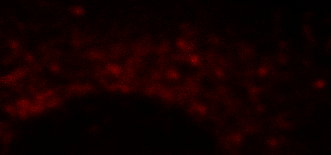
%> input picture im/im_r.tif, 331 x 155 px
$ octave blob_colocalisation2d_test.m   (GNU Octave 9; MATLAB toolbox functions it lacks are replaced by stand-ins)
%> lines starting %> are read from the running program, lines starting %| are printed output that depends on the picture
### lib/blob_colocalisation2d.m
function [b1,b2,b1c,b2c,d12] = blob_colocalisation2d(im1,im2,rx,ry,s,t1,t2,dt)
%%  blob_colocalisation2d - 2d blob colocalisation
%
%   REFERENCE:
%       C. J. Nelson, P. Duckney, T. J. Hawkins, M. J. Deeks, P. Laissue,
%       P. J. Hussey, B. Obara, Bioimage informatics for plant sciences.
%       Blobs and curves: object-based colocalisation for plant cells,
%       Functional Plant Biology, 42, 5, 471-485, 2015
%
%   INPUT:
%       im1     - first image
%       im2     - second image
%       rx      - image resolution in x [micron/pixel]
%       ry      - image resolution in y [micron/pixel]
%       s       - blob size [microns]
%       t1      - threshold value in [0-1] range
%       t2      - threshold value in [0-1] range
%       dt      - distance threshold value [microns]
%
%   OUTPUT:
%       b1      - detected blob positions in first image
%       b1      - detected blob positions in second image
%       b1c     - collocalised blob positions in first image
%       b2c     - collocalised blob positions in second image
%       d12     - distance between collocalised blob positions
%                   in first and second image
%
%   AUTHOR:
%       Boguslaw Obara

%% 2D blob detector
s = [s/rx s/ry];
b1 = blob_detector2d(im1,s,t1);
b2 = blob_detector2d(im2,s,t2);

%% 2d weighted centroids
b1 = intensity_weighted_centroid2d(im1,b1,s);
b2 = intensity_weighted_centroid2d(im2,b2,s);

%% [pixel] -> [micron]
b1(:,1) = rx*b1(:,1); b1(:,2) = ry*b1(:,2);
b2(:,1) = rx*b2(:,1); b2(:,2) = ry*b2(:,2);

%% 2d matching
d = pdist2(b1(:,1:2),b2(:,1:2),'minkowski',2);
d(d>=dt) = Inf;
[m,~] = Hungarian(d);
[m1,m2] = find(m==1);
idx = sub2ind(size(d),m1,m2);
d12 = d(idx);

%% outputs
[d12,idx] = sort(d12);
m1 = m1(idx);
m2 = m2(idx);
b1c = b1(m1,:);
b2c = b2(m2,:);

end

### blob_colocalisation2d_test.m
%% clear
clc; clear all; close all;

%% path
addpath('./lib');
addpath('../blob2d/lib');

%% load images
im1 = imread('./im/im_r.tif');
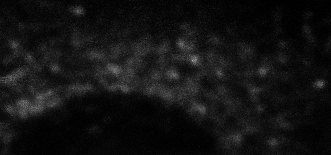
%> im1: size 155x331 uint8; min 0, max 177, mean 18.4
im2 = imread('./im/im_g.tif');
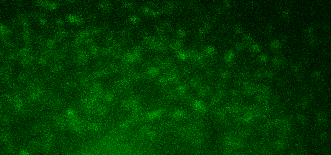
%> input picture im/im_g.tif, 331 x 155 px
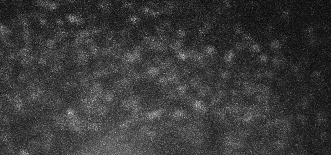
%> im2: size 155x331 uint8; min 6, max 211, mean 57.5

%% normalise images
im1 = double(im1); im1 = (im1 - min(im1(:))) / (max(im1(:)) - min(im1(:)));
%> after `im1 = (im1 - min(im1(:))) / (max(im1(:)) - min(im1(:)))`:
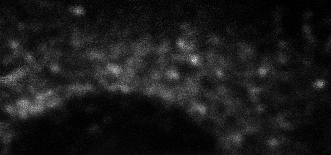
%> im1: size 155x331 double; min 0, max 1, mean 0.104
im2 = double(im2); im2 = (im2 - min(im2(:))) / (max(im2(:)) - min(im2(:)));

%% 3d blob colocalisation
rx = 35.65; ry = 35.65; % resolution in nm/pixels
s = 140;  % s - blob size [microns];
t1 = 0.15; % t1 - threshold value in [0-1] range
t2 = 0.25; % t2 - threshold value in [0-1] range
dt = 2*s;  % dt - distance threshold value [microns]
[b1,b2,b1c,b2c,d12] = blob_colocalisation2d(im1,im2,rx,ry,s,t1,t2,dt);
%> the run ends on the next line
